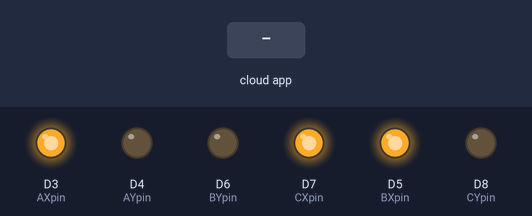
The sketch below on a simulated ESP8266 (NodeMCU). Parts: output pins drawn as LEDs (lit = HIGH). The inputs (shaded band) are chosen by the test bench. WiFi joins after 1.5 s; servers stay silent unless stated; the Firebase database answers and starts empty; what the sketch prints to the serial monitor is not drawn.

Above: at 4.4 s.
4.5 s: the phone or cloud app sets LATITUDE to 1
At 7.2 s:
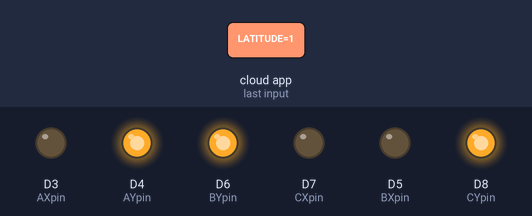
7.5 s: the phone or cloud app sets LATITUDE to 0
At 9.8 s:
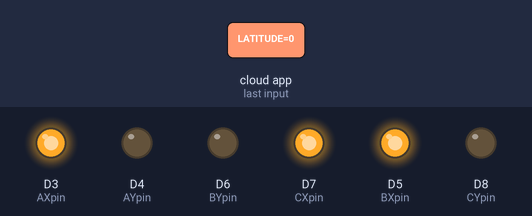
Timing chart, 0 to 11.3 s (numbered marks = the images above; inputs shaded):
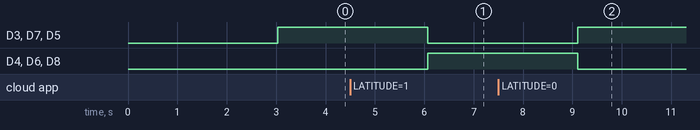

The sketch:

Location_LED_Trial.ino
```cpp
//https://www.circuit-diagram.org/editor/
/* ______________________________________Libraries______________________________________ */
//For Firebase & WiFi Connectivity

#include <FirebaseESP8266.h>
#include <ESP8266WiFi.h>
//#include <FirebaseESP8266HTTPClient.h>
//#include <FirebaseFS.h>
//#include <FirebaseJson.h>
//#include <deprecated.h>

//For Firebase & WiFi Connectivity
#define FIREBASE_HOST "location-database-25b6d-default-rtdb.firebaseio.com"
#define FIREBASE_AUTH "XQSMRqCWI3uetqyC4WMgtq08a0VKYZmZ60MVFiI6"
#define WIFI_SSID "ssid"
#define WIFI_PASSWORD "pw"
#define AXpin D3//Red
#define AYpin D4//Red
#define BXpin D5//Green
#define BYpin D6//Green
#define CXpin D7//Blue
#define CYpin D8//Blue

FirebaseData firebaseData;
//FirebaseJson json;
double A_lat, A_long, B_lat, B_long, C_lat, C_long; //Users, ie, Current Location
String x_lat, x_long, y_lat, y_long; //Saved Locations in String
double X_lat, X_long, Y_lat, Y_long; //Saved Locations in String
int AX, AY, AT, BX, BY, BT, CX, CY, CT;

/* ______________________________________Setup______________________________________ */
void setup() {
  Serial.begin(9600);
  //Connecting to WiFi
  WiFi.begin(WIFI_SSID, WIFI_PASSWORD);
  Serial.print("connecting");
  while (WiFi.status() != WL_CONNECTED) {
    Serial.print(".");
    delay(500);
  }
  Serial.println();
  Serial.print("Connected: ");
  Serial.println(WiFi.localIP());

  Firebase.begin(FIREBASE_HOST, FIREBASE_AUTH);
  Firebase.reconnectWiFi(true);

  pinMode(AXpin, OUTPUT);
  pinMode(AYpin, OUTPUT);
  pinMode(BXpin, OUTPUT);
  pinMode(BYpin, OUTPUT);
  pinMode(CXpin, OUTPUT);
  pinMode(CYpin, OUTPUT);
}

/* ______________________________________Loop______________________________________ */
void loop() {
  getCurrentLocations();
  getSavedLocations();
  compareCurrentSaved();
  glowLED();
}

/* ______________________________________Functions______________________________________ */
void getCurrentLocations(){
  //aaryaapg Latitude
  if(Firebase.getDouble(firebaseData, "/Current Location/aaryaapg/Current Latitude")) {
      if (firebaseData.dataType() == "double") {
        A_lat = firebaseData.doubleData();
        //Serial.println(A_lat,7);
      }
  }
  else {
      Serial.println(firebaseData.errorReason());
  }
  //aaryaapg Longitude
  if(Firebase.getDouble(firebaseData, "/Current Location/aaryaapg/Current Longitude")) {
      if (firebaseData.dataType() == "double") {
        A_long = firebaseData.doubleData();
        //Serial.println(A_long,7);
      }
  }
  else {
      Serial.println(firebaseData.errorReason());
  }
  //aashree2019 Latitude
  if(Firebase.getDouble(firebaseData, "/Current Location/aashree2019/Current Latitude")) {
      if (firebaseData.dataType() == "double") {
        B_lat = firebaseData.doubleData();
        //Serial.println(B_lat,7);
      }
  }
  else {
      Serial.println(firebaseData.errorReason());
  }
  //aashree2019 Longitude
  if(Firebase.getDouble(firebaseData, "/Current Location/aashree2019/Current Longitude")) {
      if (firebaseData.dataType() == "double") {
        B_long = firebaseData.doubleData();
        //Serial.println(B_long,7);
      }
  }
  else {
      Serial.println(firebaseData.errorReason());
  }
  //aadifernandes9 Latitude
  if(Firebase.getDouble(firebaseData, "/Current Location/aadifernandes9/Current Latitude")) {
      if (firebaseData.dataType() == "double") {
        C_lat = firebaseData.doubleData();
        //Serial.println(B_lat,7);
      }
  }
  else {
      Serial.println(firebaseData.errorReason());
  }
  //aadifernandes9 Longitude
  if(Firebase.getDouble(firebaseData, "/Current Location/aadifernandes9/Current Longitude")) {
      if (firebaseData.dataType() == "double") {
        C_long = firebaseData.doubleData();
        //Serial.println(B_long,7);
      }
  }
  else {
      Serial.println(firebaseData.errorReason());
  }
}

void getSavedLocations() {
  //AaryaaHome Latitude
  if(Firebase.getString(firebaseData, "/Saved Locations/AaryaaHome/LATITUDE")) {
      if (firebaseData.dataType() == "string") {
        x_lat = firebaseData.stringData();
        X_lat = x_lat.toDouble();
        //Serial.println(X_lat,7);
      }
  }
  else {
      Serial.println(firebaseData.errorReason());
  }
  //AaryaaHome Longitude
  if(Firebase.getString(firebaseData, "/Saved Locations/AaryaaHome/LONGITUDE")) {
      if (firebaseData.dataType() == "string") {
        x_long = firebaseData.stringData();
        X_long = x_long.toDouble();
        //Serial.println(X_long,7);
      }
  }
  else {
      Serial.println(firebaseData.errorReason());
  }
  //VESIT Latitude
  if(Firebase.getString(firebaseData, "/Saved Locations/VESIT/LATITUDE")) {
      if (firebaseData.dataType() == "string") {
        y_lat = firebaseData.stringData();
        Y_lat = y_lat.toDouble();
        //Serial.println(Y_lat,7);
      }
  }
  else {
      Serial.println(firebaseData.errorReason());
  }
  //VESIT Longitude
  if(Firebase.getString(firebaseData, "/Saved Locations/VESIT/LONGITUDE")) {
      if (firebaseData.dataType() == "string") {
        y_long = firebaseData.stringData();
        Y_long = y_long.toDouble();
        //Serial.println(Y_long,7);
      }
  }
  else {
      Serial.println(firebaseData.errorReason());
  }
}

void compareCurrentSaved() {
  //Compare A
  if(int(A_lat*1000) == int(X_lat*1000)){
    if(int(A_long*1000) == int(X_long*1000)){
      Serial.println("aaryaapg is at AaryaaHome");
      AX = 1;
      AY = 0;
      AT = 0;
    }
  }
  else if(int(A_lat*1000) == int(Y_lat*1000)){
    if(int(A_long*1000) == int(Y_long*1000)){
      Serial.println("aaryaapg is at VESIT");
      AY = 1;
      AX = 0;
      AT = 0;
    }
  }
  else {
    Serial.println("aaryaapg is travelling");
    AT = 1;
    AX = 0;
    AY = 0;

  }

  //Compare B
  if(int(B_lat*1000) == int(X_lat*1000)){
    if(int(B_long*1000) == int(X_long*1000)){
      Serial.println("aashree2019 is at AaryaaHome");
      BX = 1;
      BY = 0;
      BT = 0;
    }
  }
  else if(int(B_lat*1000) == int(Y_lat*1000)){
    if(int(B_long*1000) == int(Y_long*1000)){
      Serial.println("aashree2019 is at VESIT");
      BY = 1;
      BX = 0;
      BT = 0;
    }
  }
  else {
    Serial.println("aashree2019 is travelling");
    BT = 1;
    BX = 0;
    BY = 0;
  }
  //Compare C
  if(int(C_lat*1000) == int(X_lat*1000)){
    if(int(C_long*1000) == int(X_long*1000)){
      Serial.println("aadifernandes9 is at AaryaaHome");
      CX = 1;
      CY = 0;
      CT = 0;
    }
  }
  else if(int(C_lat*1000) == int(Y_lat*1000)){
    if(int(C_long*1000) == int(Y_long*1000)){
      Serial.println("aadifernandes9 is at VESIT");
      CY = 1;
      CX = 0;
      CT = 0;
    }
  }
  else {
    Serial.println("aadifernandes9 is travelling");
    CT = 1;
    CX = 0;
    CY = 0;
  }
}

void glowLED() {
  //For User A (aaryaapg)
  if(AX){
    digitalWrite(AXpin, HIGH);
    digitalWrite(AYpin, LOW);
  }
  else if(AY){
    digitalWrite(AXpin, LOW);
    digitalWrite(AYpin, HIGH);
  }
  else{ //Travelling
    digitalWrite(AXpin, LOW);
    digitalWrite(AYpin, LOW);
  }

  //For User B (aashree2019)
  if(BX){
    digitalWrite(BXpin, HIGH);
    digitalWrite(BYpin, LOW);
  }
  else if(BY){
    digitalWrite(BXpin, LOW);
    digitalWrite(BYpin, HIGH);
  }
  else{ //Travelling
    digitalWrite(BXpin, LOW);
    digitalWrite(BYpin, LOW);
  }

  //For User C (aadifernandes9)
  if(CX){
    digitalWrite(CXpin, HIGH);
    digitalWrite(CYpin, LOW);
  }
  else if(CY){
    digitalWrite(CXpin, LOW);
    digitalWrite(CYpin, HIGH);
  }
  else{ //Travelling
    digitalWrite(CXpin, LOW);
    digitalWrite(CYpin, LOW);
  }
}
//https://github.com/mobizt/Firebase-ESP8266/blob/master/README.md
//http://www.lib4dev.in/info/mobizt/Firebase-ESP32/144101498
```

Measured:
- after the input at 4.5 s, D3 (AXpin), D7 (CXpin), D5 (BXpin): HIGH → LOW after 1.6 s; D4 (AYpin), D6 (BYpin), D8 (CYpin): LOW → HIGH after 1.6 s
- after the input at 7.5 s, D3 (AXpin), D7 (CXpin), D5 (BXpin): LOW → HIGH after 1.6 s; D4 (AYpin), D6 (BYpin), D8 (CYpin): HIGH → LOW after 1.6 s
